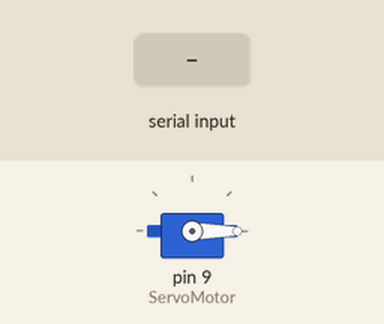
The sketch below on a simulated Arduino Uno, built with avr-gcc and run on an emulated ATmega328P. Shown: servo. The test bench sets the inputs (shaded band). What the sketch prints to the serial monitor is not drawn.

Above: at 3.5 s.
3.6 s: "A,45\n" received over Serial
At 5.1 s:
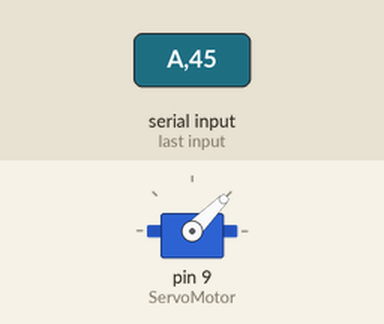
6.3 s: "A90\n" received over Serial
At 6.83 s:
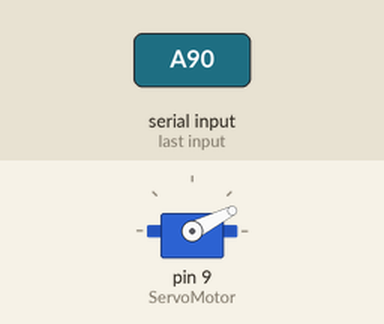
Timing chart, 0 to 9.3 s (numbered marks = the images above; inputs shaded):
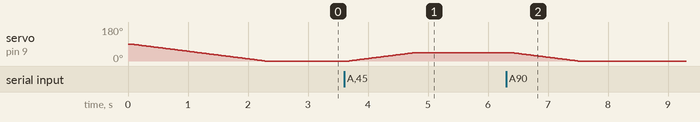

The sketch:

Servo_2.ino
```cpp
#include <Servo.h>

const int Delay = 25;

static Servo ServoMotor;

void setup()
{
  Serial.begin(9600);

  Initialise();
}

void Initialise()
{
  MoveServo(0);

  Serial.print('S');
}

void MoveServo(int angle)
{
  ServoMotor.attach(9);

  delay(Delay);

  int currentAngle = ServoMotor.read();

  if(currentAngle < angle)
  {
    for(int i = currentAngle; i < angle + 1; i++)
    {
      ServoMotor.write(i);

      delay(Delay);
    }
  }
  else
  {
    for(int i = currentAngle; i > angle - 1; i--)
    {
      ServoMotor.write(i);

      delay(Delay);
    }
  }

  delay(Delay);

  ServoMotor.detach();
}

void loop()
{
  while(!Serial.available())
  {
    delay(Delay);
  }

  delay(Delay);

  char serialMessage = Serial.read();

  if(serialMessage == 'A')
  {
    int intLength = (int)Serial.read();

    char intCharArray[intLength];

    for(int i = 0; i < intLength; i++)
    {
      intCharArray[i] = Serial.read();
    }

    MoveServo(atoi(intCharArray));
  }

  while(Serial.available())
  {
    Serial.read();
  }

  Serial.print('E');
}
```

Measured:
- after the input at 3.6 s, servo on pin 9 (ServoMotor): moves from 0° to 45° over 1.1 s, starting after 0.08 s
- after the input at 6.3 s, servo on pin 9 (ServoMotor): moves from 45° to 0° over 1.1 s, starting after 0.09 s
